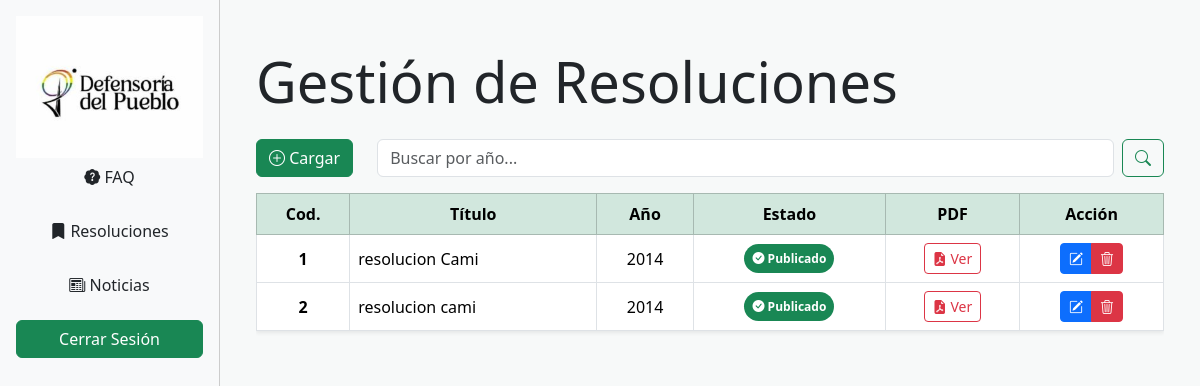
The app's page /principal/index.php?vista=resoluciones/resoluciones, older data.
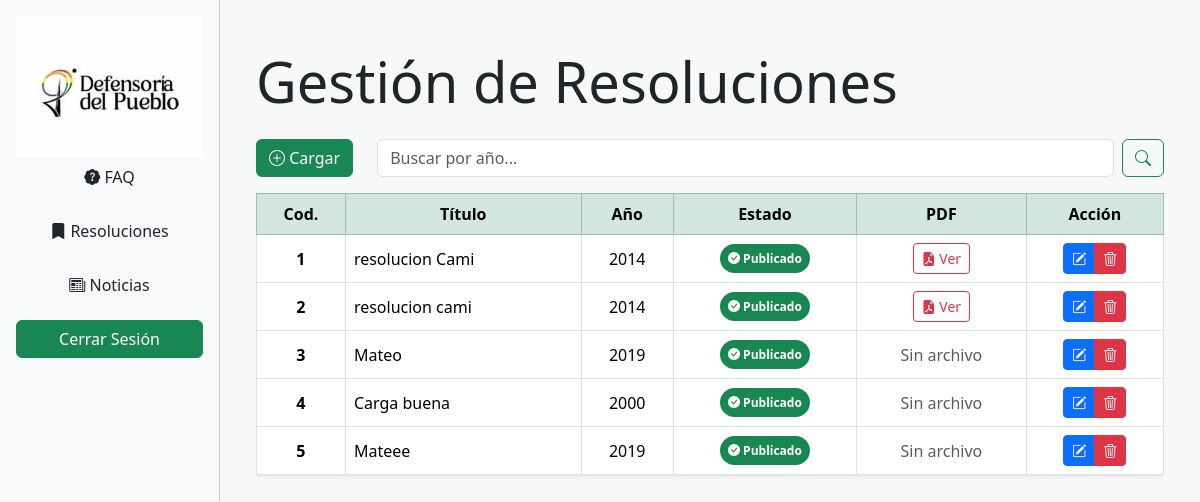
The same page, newer data.
### tables this page shows
CREATE TABLE `resoluciones` (
  `resolucion_id` int(10) UNSIGNED NOT NULL,
  `estado` tinyint(4) NOT NULL,
  `auditoria_id` int(11) NOT NULL,
  `Anio` year(4) NOT NULL,
  `Titulo` varchar(50) NOT NULL,
  `pdf` varchar(255) NOT NULL
);

### vistas/resoluciones/resoluciones.php (the view, shortened to what this page needs)
<?php
include_once "../plantilla/head2.php";
$sql = "SELECT * FROM resoluciones";
$sql .= " ORDER BY resolucion_id ASC";
$resultado = mysqli_query($link, $sql);
?>
<div class="container py-4">
    <div class="row align-items-center mb-3">
        <div class="col-12 mb-3">
            <h4 class="text-dark display-4">Gestión de Resoluciones</h4>
        </div>
        <div class="col-auto">
            <a href="index.php?vista=resoluciones/cargarResoluciones" class="btn btn-success">
                <i class="bi bi-plus-circle"></i> Cargar
            </a>
        </div>
        <div class="col">
            <form class="d-flex" method="GET" action="">
                <input class="form-control me-2" name="anio" type="search" placeholder="Buscar por año..." aria-label="Buscar por año" />
                <button class="btn btn-outline-success" type="submit">
                    <i class="bi bi-search"></i>
                </button>
            </form>
        </div>
    </div>
    <div class="table-responsive">
        <table class="table table-hover table-bordered align-middle shadow-sm">
            <thead class="table-success text-center">
                <tr>
                    <th scope="col">Cod.</th>
                    <th scope="col">Título</th>
                    <th scope="col">Año</th>
                    <th scope="col">Estado</th>
                    <th scope="col">PDF</th>
                    <th scope="col">Acción</th>
                </tr>
            </thead>
            <tbody>
                <?php while ($row = mysqli_fetch_assoc($resultado)): ?>
                    <tr>
                        <td class="text-center fw-bold"><?= $row['resolucion_id'] ?></td>
                        <td><?= $row['Titulo'] ?></td>
                        <td class="text-center"><?= $row['Anio'] ?></td>
                        <td class="text-center">
                            <?php if ($row['estado'] == 1): ?>
                                <span class="badge rounded-pill bg-success p-2">
                                    <i class="bi bi-check-circle-fill"></i> Publicado
                                </span>
                            <?php else: ?>
                                <span class="badge rounded-pill bg-secondary p-2">
                                    <i class="bi bi-x-circle-fill"></i> No publicado
                                </span>
                            <?php endif; ?>
                        </td>
                        <td class="text-center">
                            <?php if (!empty($row['pdf'])): ?>
                                <a href="<?= $row['pdf'] ?>" target="_blank"
                                    class="btn btn-sm btn-outline-danger"
                                    title="Ver PDF">
                                    <i class="bi bi-file-earmark-pdf-fill"></i> Ver
                                </a>
                            <?php else: ?>
                                <span class="text-muted">Sin archivo</span>
                            <?php endif; ?>
                        </td>
                        <td class="text-center">
                            <div class="btn-group" role="group">
                                <a href="index.php?vista=resoluciones/editarResoluciones&id=<?= $row['resolucion_id'] ?>"
                                    class="btn btn-sm btn-primary"
                                    data-bs-toggle="tooltip"
                                    data-bs-placement="top"
                                    title="Editar resolución">
                                    <i class="bi bi-pencil-square"></i>
                                </a>
                                <button type="button"
                                    class="btn btn-sm btn-danger"
                                    data-bs-toggle="modal"
                                    data-bs-target="#confirmarEliminacion<?= $row['resolucion_id'] ?>"
                                    title="Eliminar resolución">
                                    <i class="bi bi-trash3"></i>
                                </button>
                            </div>
                        </td>
                    </tr>
                <?php endwhile; ?>
            </tbody>
        </table>
    </div>
</div>
</html>

### plantilla/head2.php (shortened to what this page needs)
<!DOCTYPE html>
<html lang="es">
<head>
    <link href="https://cdn.jsdelivr.net/npm/bootstrap@5.3.6/dist/css/bootstrap.min.css" rel="stylesheet">
    <link rel="stylesheet" href="https://cdn.jsdelivr.net/npm/bootstrap-icons/font/bootstrap-icons.css">
    <link rel="stylesheet" href="../plantilla//style.css">
</head>
<body>

### principal/index.php (shortened to what this page needs)
<?php
include("../plantilla/head2.php");
$vista = isset($_GET['vista']) ? $_GET['vista'] : 'principal';
if (strpos($vista, "/") !== false) {
    list($carpeta, $archivo) = explode("/", $vista);
} else {
    $carpeta = $vista;
    $archivo = $vista;
}
$ruta = "../vistas/$carpeta/$archivo.php";
?>
<div class="d-flex">
    <nav class="d-flex flex-column bg-light p-3" style="width: 220px; min-height: 100vh; border-right: 1px solid #ccc;">
        <img src="../plantilla/logo_viejo.png" alt="Logo Defensoría" />
        <a href="?vista=faq/faq" class="btn btn-clean mb-3"><i class="bi bi-patch-question-fill"></i>&nbsp;FAQ</a>
        <a href="?vista=resoluciones/resoluciones" class="btn btn-clean mb-3"><i class="bi bi-bookmark-fill"></i>&nbsp;Resoluciones</a>
        <a href="?vista=noticias/noticias" class="btn btn-clean mb-3"><i class="bi bi-newspaper"></i>&nbsp;Noticias</a>
        <a href="" class="btn btn-success">Cerrar Sesión</a>
    </nav>
    <main class="flex-grow-1 p-4">
        <?php
        if (file_exists($ruta)) {
            include($ruta);
        } else {
            echo "<h4>Vista no encontrada: $ruta</h4>";
        }
        ?>

### plantilla/style.css (style rules this page uses)
html, body { margin: 0; background-color: #f7f9f9; display: flex; flex-direction: column; height: 100%; }
main { flex: 1; }
h1, h2, h3, h4, h5 { color: inherit; }

Row changes from the older to the newer data that the page shows:
added resoluciones: resolucion_id "3", Titulo "Mateo", Anio "2019", estado 1 (drawn), pdf "Sin archivo"
added resoluciones: resolucion_id "4", Titulo "Carga buena", Anio "2000", estado 1 (drawn), pdf "Sin archivo"
added resoluciones: resolucion_id "5", Titulo "Mateee", Anio "2019", estado 1 (drawn), pdf "Sin archivo"
